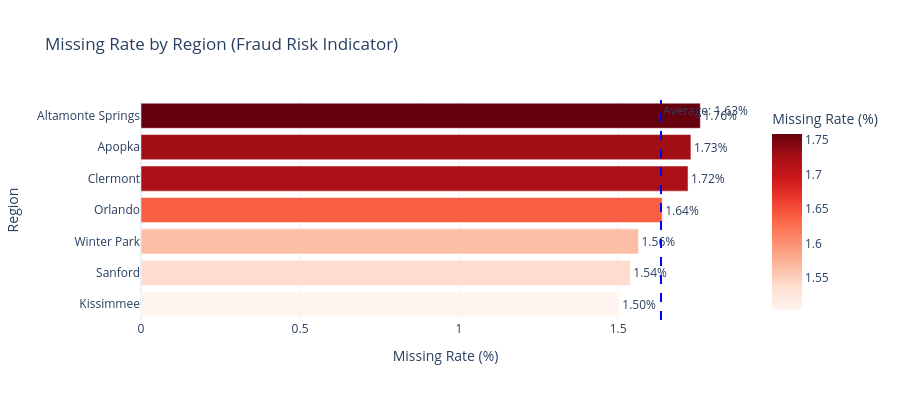

The code cell stored with this chart in its notebook:
### Code cell
# Missing rate by region - horizontal bar chart
avg_missing_rate = orders['items_missing'].sum() / (orders['items_delivered'].sum() + orders['items_missing'].sum()) * 100

fig = px.bar(
    regional.sort_values('missing_rate'), 
    x='missing_rate', 
    y='region',
    orientation='h',
    title='Missing Rate by Region (Fraud Risk Indicator)',
    labels={'missing_rate': 'Missing Rate (%)', 'region': 'Region'},
    color='missing_rate',
    color_continuous_scale='Reds',
    text='missing_rate'
)
fig.add_vline(x=avg_missing_rate, line_dash='dash', line_color='blue', 
              annotation_text=f'Average: {avg_missing_rate:.2f}%')
fig.update_traces(texttemplate='%{text:.2f}%', textposition='outside')
fig.update_layout(height=400)
fig.show()

### Figure 1 — Plotly figure (JSON) as saved in the notebook; plotly's stock layout.template omitted (floating-point values rounded to 4 significant figures)
{"data": [{"hovertemplate": "Missing Rate (%)=%{marker.color}<br>Region=%{y}<extra></extra>", "legendgroup": "", "marker": {"color": [1.504, 1.538, 1.564, 1.639, 1.72, 1.729, 1.759], "coloraxis": "coloraxis", "pattern": {"shape": ""}}, "name": "", "orientation": "h", "showlegend": false, "text": [1.504, 1.538, 1.564, 1.639, 1.72, 1.729, 1.759], "textposition": "outside", "texttemplate": "%{text:.2f}%", "type": "bar", "x": [1.504, 1.538, 1.564, 1.639, 1.72, 1.729, 1.759], "xaxis": "x", "y": ["Kissimmee", "Sanford", "Winter Park", "Orlando", "Clermont", "Apopka", "Altamonte Springs"], "yaxis": "y"}], "layout": {"annotations": [{"showarrow": false, "text": "Average: 1.63%", "x": 1.635, "xanchor": "left", "xref": "x", "y": 1, "yanchor": "top", "yref": "y domain"}], "barmode": "relative", "coloraxis": {"colorbar": {"title": {"text": "Missing Rate (%)"}}, "colorscale": [[0, "rgb(255,245,240)"], [0.125, "rgb(254,224,210)"], [0.25, "rgb(252,187,161)"], [0.375, "rgb(252,146,114)"], [0.5, "rgb(251,106,74)"], [0.625, "rgb(239,59,44)"], [0.75, "rgb(203,24,29)"], [0.875, "rgb(165,15,21)"], [1, "rgb(103,0,13)"]]}, "height": 400, "legend": {"tracegroupgap": 0}, "shapes": [{"line": {"color": "blue", "dash": "dash"}, "type": "line", "x0": 1.635, "x1": 1.635, "xref": "x", "y0": 0, "y1": 1, "yref": "y domain"}], "title": {"text": "Missing Rate by Region (Fraud Risk Indicator)"}, "xaxis": {"anchor": "y", "domain": [0, 1], "title": {"text": "Missing Rate (%)"}}, "yaxis": {"anchor": "x", "domain": [0, 1], "title": {"text": "Region"}}}}
